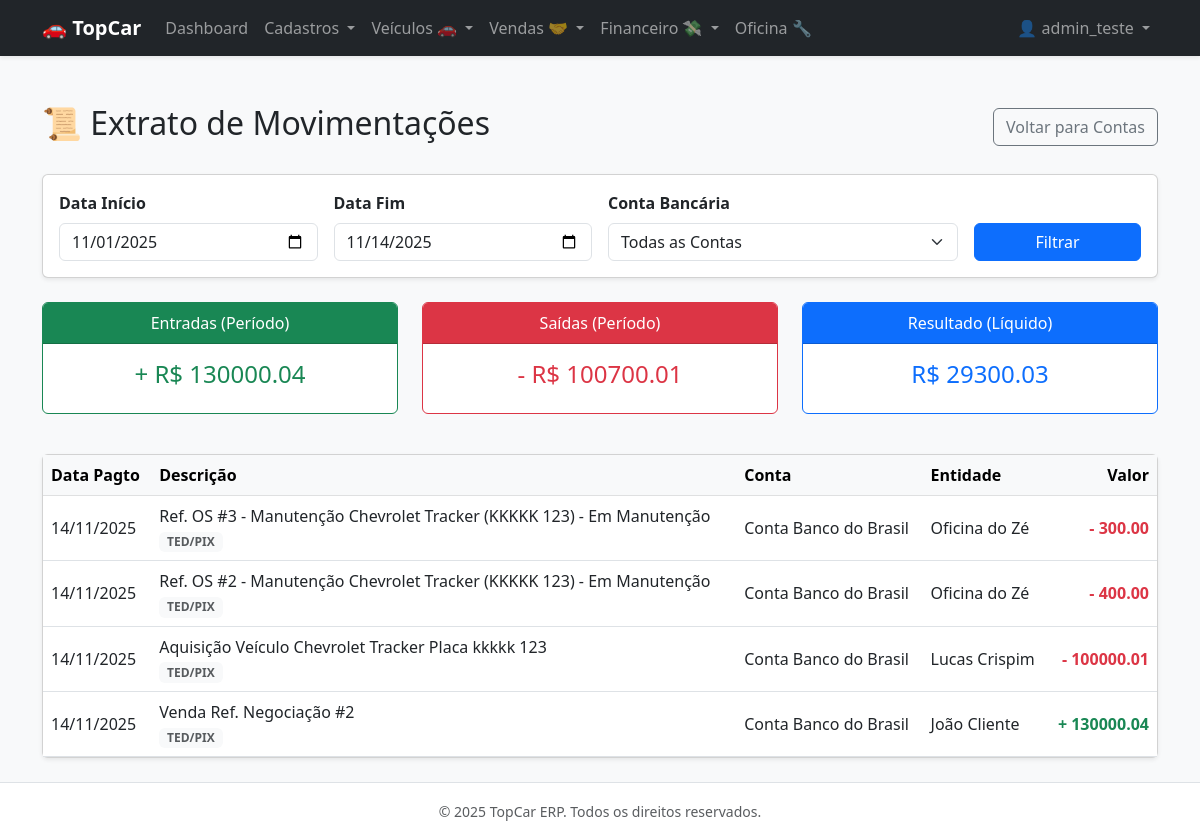
/financial/statement/ (signed in), run on an earlier commit of the app's database.
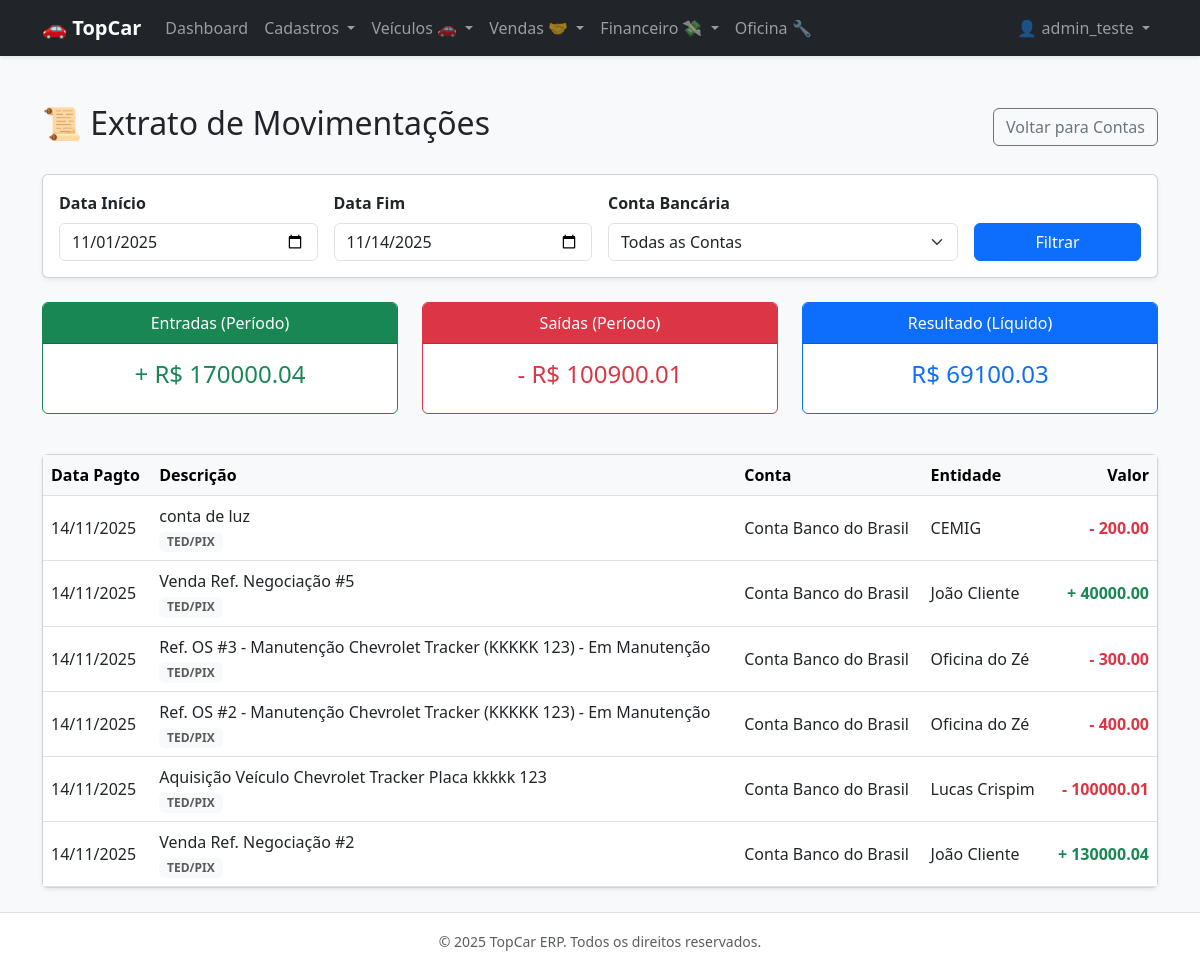
And on a later commit of the database.
### apps/financial/models.py (models this page shows, shortened)
class Installment(TenantAwareModel):
    PAYMENT_METHODS = [
        ('CASH', 'Dinheiro'),
        ('TRANSFER', 'TED/PIX'),
        ('BOLETO', 'Boleto'),
        ('CREDIT_CARD', 'Cartão Crédito'),
        ('FINANCING', 'Financiamento'),
    ]
    ledger = models.ForeignKey(Ledger, on_delete=models.CASCADE, related_name='parcelas')
    financial_account = models.ForeignKey(
        FinancialAccount,
        on_delete=models.PROTECT,
        null=True,
        blank=True,
        verbose_name="Conta Movimentada"
    )
    installment_number = models.PositiveIntegerField(verbose_name="Nº Parcela")
    due_date = models.DateField(verbose_name="Vencimento")
    pay_date = models.DateField(null=True, blank=True, verbose_name="Data Pagamento")
    value = models.DecimalField(max_digits=12, decimal_places=2, verbose_name="Valor Parcela")
    paid_value = models.DecimalField(max_digits=12, decimal_places=2, default=0.00, verbose_name="Valor Pago")
    payment_method = models.CharField(max_length=20, choices=PAYMENT_METHODS, null=True, blank=True, verbose_name="Forma Pagto")
    class Meta:
        verbose_name = "Parcela / Movimentação"
        verbose_name_plural = "Parcelas"
        unique_together = ('ledger', 'installment_number')

class Ledger(TenantAwareModel):
    TRANS_TYPE_CHOICES = [
        ('PAYABLE', 'A Pagar'),
        ('RECEIVABLE', 'A Receber'),
    ]
    STATUS_CHOICES = [
        ('OPEN', 'Em Aberto'),
        ('PARTIAL', 'Pago Parcialmente'),
        ('PAID', 'Quitado'),
        ('CANCELED', 'Cancelado'),
    ]
    entity = models.ForeignKey(Entity, on_delete=models.PROTECT, verbose_name="Entidade (Parceiro)")
    chart_of_accounts = models.ForeignKey(ChartOfAccounts, on_delete=models.PROTECT, verbose_name="Categoria")
    vehicle = models.ForeignKey(
        Vehicle,
        on_delete=models.SET_NULL,
        null=True,
        blank=True,
        related_name='lancamentos',
        verbose_name="Veículo (Centro de Custo)"
    )
    total_value = models.DecimalField(max_digits=12, decimal_places=2, verbose_name="Valor Total")
    transaction_type = models.CharField(max_length=15, choices=TRANS_TYPE_CHOICES, verbose_name="Tipo")
    status = models.CharField(max_length=15, choices=STATUS_CHOICES, default='OPEN', db_index=True)
    due_date = models.DateField(db_index=True, verbose_name="Data de Competência/Vencimento")
    description = models.TextField(verbose_name="Histórico/Descrição")
    negotiation = models.ForeignKey(
        'negotiations.Negotiation',
        on_delete=models.SET_NULL,
        null=True,
        blank=True,
        verbose_name="Origem da Negociação"
    )
    class Meta:
        verbose_name = "Lançamento (Ledger)"
        verbose_name_plural = "Lançamentos"
        indexes = [
            models.Index(fields=['status', 'due_date']),
            models.Index(fields=['transaction_type']),
        ]

class FinancialAccount(TenantAwareModel):
    TYPE_CHOICES = [
        ('CASH', 'Caixa Físico'),
        ('BANK', 'Conta Bancária'),
    ]
    name = models.CharField(max_length=100, verbose_name="Nome da Conta")
    account_type = models.CharField(max_length=10, choices=TYPE_CHOICES, default='BANK')
    balance = models.DecimalField(max_digits=15, decimal_places=2, default=0.00, verbose_name="Saldo Atual")
    class Meta:
        verbose_name = "Conta Financeira"
        verbose_name_plural = "Contas Financeiras"

### apps/parties/models.py (models this page shows, shortened)
class Entity(TenantAwareModel):
    TIPO_ENTIDADE_CHOICES = [
        ('FISICA', 'Pessoa Física'),
        ('JURIDICA', 'Pessoa Jurídica'),
    ]
    nome_razao_social = models.CharField(max_length=255, verbose_name="Nome / Razão Social")
    documento_principal = models.CharField(
        max_length=20,
        unique=True,
        db_index=True,
        verbose_name="CPF/CNPJ"
    )
    tipo_entidade = models.CharField(
        max_length=10,
        choices=TIPO_ENTIDADE_CHOICES,
        default='FISICA'
    )
    email = models.EmailField(null=True, blank=True)
    telefone = models.CharField(max_length=20, null=True, blank=True)
    class Meta:
        verbose_name = 'Entidade'
        verbose_name_plural = 'Entidades'
        indexes = [
            models.Index(fields=['nome_razao_social']),
        ]

### apps/financial/views.py (the view)
# urls.py: path('statement/', views.financial_statement, name='financial_statement'),
@login_required
def financial_statement(request):
    today = date.today()
    first_day = today.replace(day=1)
    start_date = request.GET.get('start_date', first_day.isoformat())
    end_date = request.GET.get('end_date', today.isoformat())
    account_id = request.GET.get('account_id', '')
    movements = Installment.objects.filter(
        pay_date__range=[start_date, end_date],
        paid_value__gt=0
    ).select_related('ledger', 'ledger__entity', 'financial_account').order_by('-pay_date', '-id')
    if account_id:
        movements = movements.filter(financial_account_id=account_id)
    total_in = movements.filter(ledger__transaction_type='RECEIVABLE').aggregate(Sum('paid_value'))['paid_value__sum'] or 0
    total_out = movements.filter(ledger__transaction_type='PAYABLE').aggregate(Sum('paid_value'))['paid_value__sum'] or 0
    balance_period = total_in - total_out
    accounts = FinancialAccount.objects.all()
    return render(request, 'financial/financial_statement.html', {
        'movements': movements,
        'accounts': accounts,
        'total_in': total_in,
        'total_out': total_out,
        'balance_period': balance_period,
        'filter_start': start_date,
        'filter_end': end_date,
        'filter_account': int(account_id) if account_id else '',
    })

### templates/financial/financial_statement.html (shortened to what this page needs)
{% extends 'base.html' %}
{% block content %}
<div class="d-flex justify-content-between align-items-center mb-4">
    <h2>📜 Extrato de Movimentações</h2>
    <a href="{% url 'financial_list' %}" class="btn btn-outline-secondary">Voltar para Contas</a>
</div>
<div class="card p-3 mb-4 shadow-sm bg-white">
    <form method="get" class="row g-3 align-items-end" autocomplete="off">
        <div class="col-md-3">
            <label class="form-label fw-bold">Data Início</label>
            <input type="date" name="start_date" value="{{ filter_start }}" class="form-control">
        </div>
        <div class="col-md-3">
            <label class="form-label fw-bold">Data Fim</label>
            <input type="date" name="end_date" value="{{ filter_end }}" class="form-control">
        </div>
        <div class="col-md-4">
            <label class="form-label fw-bold">Conta Bancária</label>
            <select name="account_id" class="form-select">
                <option value="">Todas as Contas</option>
            </select>
        </div>
        <div class="col-md-2">
            <button type="submit" class="btn btn-primary w-100">Filtrar</button>
        </div>
    </form>
</div>
<div class="row mb-4 text-center">
    <div class="col-md-4">
        <div class="card border-success mb-3">
            <div class="card-header bg-success text-white">Entradas (Período)</div>
            <div class="card-body">
                <h4 class="card-title text-success">+ R$ {{ total_in|floatformat:2 }}</h4>
            </div>
        </div>
    </div>
    <div class="col-md-4">
        <div class="card border-danger mb-3">
            <div class="card-header bg-danger text-white">Saídas (Período)</div>
            <div class="card-body">
                <h4 class="card-title text-danger">- R$ {{ total_out|floatformat:2 }}</h4>
            </div>
        </div>
    </div>
    <div class="col-md-4">
        <div class="card border-primary mb-3">
            <div class="card-header bg-primary text-white">Resultado (Líquido)</div>
            <div class="card-body">
                <h4 class="card-title {% if balance_period >= 0 %}text-primary{% else %}text-danger{% endif %}">
                    R$ {{ balance_period|floatformat:2 }}
                </h4>
            </div>
        </div>
    </div>
</div>
<div class="card shadow-sm">
    <div class="table-responsive">
        <table class="table table-hover align-middle mb-0">
            <thead class="table-light">
                <tr>
                    <th>Data Pagto</th>
                    <th>Descrição</th>
                    <th>Conta</th>
                    <th>Entidade</th>
                    <th class="text-end">Valor</th>
                </tr>
            </thead>
            <tbody>
                {% for mov in movements %}
                <tr>
                    <td>{{ mov.pay_date|date:"d/m/Y" }}</td>
                    <td>
                        {{ mov.ledger.description }}
                        {% if mov.payment_method %}
                            <br><small class="text-muted badge bg-light text-dark">{{ mov.get_payment_method_display }}</small>
                        {% endif %}
                    </td>
                    <td>{{ mov.financial_account.name }}</td>
                    <td>{{ mov.ledger.entity.nome_razao_social }}</td>
                    <td class="text-end fw-bold">
                        {% if mov.ledger.transaction_type == 'RECEIVABLE' %}
                            <span class="text-success">+ {{ mov.paid_value }}</span>
                        {% else %}
                            <span class="text-danger">- {{ mov.paid_value }}</span>
                        {% endif %}
                    </td>
                </tr>
                {% empty %}
                <tr>
                    <td colspan="5" class="text-center py-5 text-muted">
                        Nenhuma movimentação encontrada neste período.
                    </td>
                </tr>
                {% endfor %}
            </tbody>
        </table>
    </div>
</div>
{% endblock %}

What changed in the data, as far as the page shows it:
added Installment: pay_date "14/11/2025", ledger.description "conta de luz", payment_method "TED/PIX", financial_account.name "Conta Banco do Brasil", ledger.entity.nome_razao_social "CEMIG", paid_value "200.00"
added Installment: pay_date "14/11/2025", ledger.description "Venda Ref. Negociação #5", payment_method "TED/PIX", financial_account.name "Conta Banco do Brasil", ledger.entity.nome_razao_social "João Cliente", paid_value "40000.00"
Also different on the page:
{{ total_in|floatformat:2 }}: "130000.04" → "170000.04"
{{ total_out|floatformat:2 }}: "100700.01" → "100900.01"
{{ balance_period|floatformat:2 }}: "29300.03" → "69100.03"
